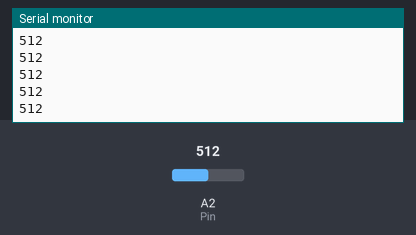
This sketch was run on a simulated Arduino Uno, built with avr-gcc and run on an emulated ATmega328P. On the bench: the last lines printed to the serial monitor. The test bench sets the inputs (shaded band); at power-on: A2 (Pin) = 512.

Above: at 1.2 s.
1.3 s: A2 (Pin) set to 716
At 1.31 s:
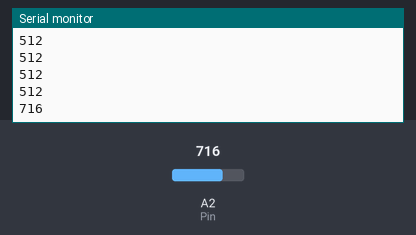
2.8 s: A2 (Pin) set to 900
At 2.81 s:
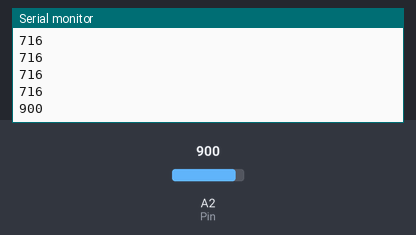
Timing chart, 0 to 5.8 s (numbered marks = the images above; inputs shaded):
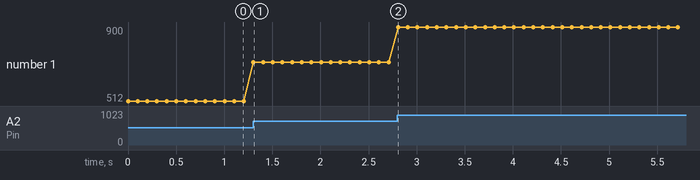

The sketch:

Potentiometer.ino
```cpp
int Pin = A2;
int readVal;
int DL = 100;
void setup() {
  pinMode(Pin, INPUT);
  Serial.begin(115200);
}

void loop() {
  readVal = analogRead(Pin);
  Serial.println(readVal);
  delay(DL);
}
```

Measured:
- after the input at 1.3 s, the serial monitor: prints a new line at once (image 1)
- after the input at 2.8 s, the serial monitor: prints a new line at once (image 2)
- plotted number 1: 512 → 716 after the input at 1.3 s, 716 → 900 after the input at 2.8 s
